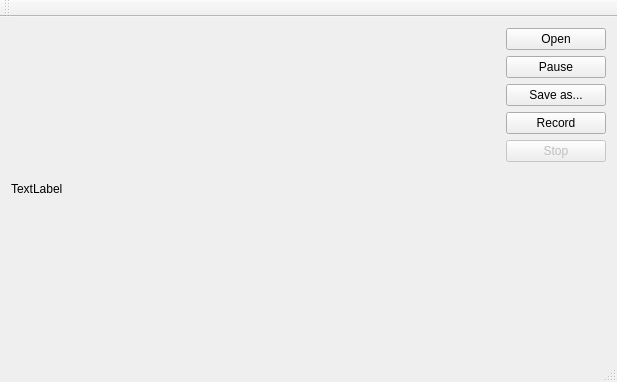
<?xml version="1.0" encoding="UTF-8"?>
<ui version="4.0">
 <class>MainWindow</class>
 <widget class="QMainWindow" name="MainWindow">
  <property name="geometry">
   <rect>
    <x>0</x>
    <y>0</y>
    <width>617</width>
    <height>382</height>
   </rect>
  </property>
  <property name="windowTitle">
   <string>MainWindow</string>
  </property>
  <widget class="QWidget" name="centralWidget">
   <layout class="QGridLayout" name="gridLayout">
    <item row="3" column="1">
     <widget class="QPushButton" name="recordPB">
      <property name="sizePolicy">
       <sizepolicy hsizetype="Minimum" vsizetype="Fixed">
        <horstretch>0</horstretch>
        <verstretch>0</verstretch>
       </sizepolicy>
      </property>
      <property name="minimumSize">
       <size>
        <width>100</width>
        <height>0</height>
       </size>
      </property>
      <property name="text">
       <string>Record</string>
      </property>
     </widget>
    </item>
    <item row="0" column="0" rowspan="6">
     <widget class="QLabel" name="vidLabel">
      <property name="sizePolicy">
       <sizepolicy hsizetype="Expanding" vsizetype="Preferred">
        <horstretch>0</horstretch>
        <verstretch>0</verstretch>
       </sizepolicy>
      </property>
      <property name="text">
       <string>TextLabel</string>
      </property>
     </widget>
    </item>
    <item row="2" column="1">
     <widget class="QPushButton" name="savePB">
      <property name="sizePolicy">
       <sizepolicy hsizetype="Minimum" vsizetype="Fixed">
        <horstretch>0</horstretch>
        <verstretch>0</verstretch>
       </sizepolicy>
      </property>
      <property name="minimumSize">
       <size>
        <width>100</width>
        <height>0</height>
       </size>
      </property>
      <property name="text">
       <string>Save as...</string>
      </property>
     </widget>
    </item>
    <item row="1" column="1">
     <widget class="QPushButton" name="pausePB">
      <property name="sizePolicy">
       <sizepolicy hsizetype="Minimum" vsizetype="Fixed">
        <horstretch>0</horstretch>
        <verstretch>0</verstretch>
       </sizepolicy>
      </property>
      <property name="minimumSize">
       <size>
        <width>100</width>
        <height>0</height>
       </size>
      </property>
      <property name="text">
       <string>Pause</string>
      </property>
     </widget>
    </item>
    <item row="5" column="1">
     <spacer name="verticalSpacer">
      <property name="orientation">
       <enum>Qt::Vertical</enum>
      </property>
      <property name="sizeHint" stdset="0">
       <size>
        <width>20</width>
        <height>40</height>
       </size>
      </property>
     </spacer>
    </item>
    <item row="0" column="1">
     <widget class="QPushButton" name="openPB">
      <property name="sizePolicy">
       <sizepolicy hsizetype="Minimum" vsizetype="Fixed">
        <horstretch>0</horstretch>
        <verstretch>0</verstretch>
       </sizepolicy>
      </property>
      <property name="minimumSize">
       <size>
        <width>100</width>
        <height>0</height>
       </size>
      </property>
      <property name="text">
       <string>Open</string>
      </property>
      <property name="autoDefault">
       <bool>false</bool>
      </property>
      <property name="default">
       <bool>false</bool>
      </property>
      <property name="flat">
       <bool>false</bool>
      </property>
     </widget>
    </item>
    <item row="4" column="1">
     <widget class="QPushButton" name="stopPB">
      <property name="enabled">
       <bool>false</bool>
      </property>
      <property name="text">
       <string>Stop</string>
      </property>
     </widget>
    </item>
   </layout>
  </widget>
  <widget class="QMenuBar" name="menuBar">
   <property name="geometry">
    <rect>
     <x>0</x>
     <y>0</y>
     <width>617</width>
     <height>22</height>
    </rect>
   </property>
  </widget>
  <widget class="QToolBar" name="mainToolBar">
   <attribute name="toolBarArea">
    <enum>TopToolBarArea</enum>
   </attribute>
   <attribute name="toolBarBreak">
    <bool>false</bool>
   </attribute>
  </widget>
  <widget class="QStatusBar" name="statusBar"/>
 </widget>
 <layoutdefault spacing="6" margin="11"/>
 <resources/>
 <connections/>
</ui>
